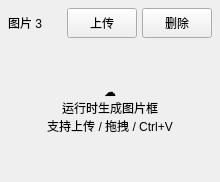
                     <widget class="QFrame" name="imageCard3">
                      <property name="minimumSize">
                       <size>
                        <width>210</width>
                        <height>180</height>
                       </size>
                      </property>
                      <layout class="QVBoxLayout" name="imageCard3Layout">
                       <property name="spacing">
                        <number>6</number>
                       </property>
                       <property name="leftMargin">
                        <number>8</number>
                       </property>
                       <property name="topMargin">
                        <number>8</number>
                       </property>
                       <property name="rightMargin">
                        <number>8</number>
                       </property>
                       <property name="bottomMargin">
                        <number>8</number>
                       </property>
                       <item>
                        <layout class="QHBoxLayout" name="imageCard3HeaderLayout">
                         <property name="spacing">
                          <number>5</number>
                         </property>
                         <property name="leftMargin">
                          <number>0</number>
                         </property>
                         <property name="topMargin">
                          <number>0</number>
                         </property>
                         <property name="rightMargin">
                          <number>0</number>
                         </property>
                         <property name="bottomMargin">
                          <number>0</number>
                         </property>
                         <item>
                          <widget class="QLabel" name="lblImageNumber3">
                           <property name="text">
                            <string>图片 3</string>
                           </property>
                          </widget>
                         </item>
                         <item>
                          <spacer name="imageCard3Spacer">
                           <property name="orientation">
                            <enum>Qt::Orientation::Horizontal</enum>
                           </property>
                           <property name="sizeType">
                            <enum>QSizePolicy::Policy::Expanding</enum>
                           </property>
                           <property name="sizeHint" stdset="0">
                            <size>
                             <width>20</width>
                             <height>20</height>
                            </size>
                           </property>
                          </spacer>
                         </item>
                         <item>
                          <widget class="QPushButton" name="btnUploadImage3">
                           <property name="minimumSize">
                            <size>
                             <width>58</width>
                             <height>30</height>
                            </size>
                           </property>
                           <property name="maximumSize">
                            <size>
                             <width>70</width>
                             <height>30</height>
                            </size>
                           </property>
                           <property name="toolTip">
                            <string>上传第 3 张图片</string>
                           </property>
                           <property name="text">
                            <string>上传</string>
                           </property>
                          </widget>
                         </item>
                         <item>
                          <widget class="QPushButton" name="btnDeleteImage3">
                           <property name="minimumSize">
                            <size>
                             <width>58</width>
                             <height>30</height>
                            </size>
                           </property>
                           <property name="maximumSize">
                            <size>
                             <width>70</width>
                             <height>30</height>
                            </size>
                           </property>
                           <property name="toolTip">
                            <string>删除第 3 张图片</string>
                           </property>
                           <property name="text">
                            <string>删除</string>
                           </property>
                          </widget>
                         </item>
                        </layout>
                       </item>
                       <item>
                        <widget class="QLabel" name="lblImageDropZone3">
                         <property name="minimumSize">
                          <size>
                           <width>0</width>
                           <height>130</height>
                          </size>
                         </property>
                         <property name="text">
                          <string>☁
运行时生成图片框
支持上传 / 拖拽 / Ctrl+V</string>
                         </property>
                         <property name="alignment">
                          <set>Qt::AlignmentFlag::AlignCenter</set>
                         </property>
                         <property name="wordWrap">
                          <bool>true</bool>
                         </property>
                         <property name="dropZone" stdset="0">
                          <bool>true</bool>
                         </property>
                        </widget>
                       </item>
                      </layout>
                      <property name="uiPlaceholder">
                       <bool>true</bool>
                      </property>
                     </widget>
